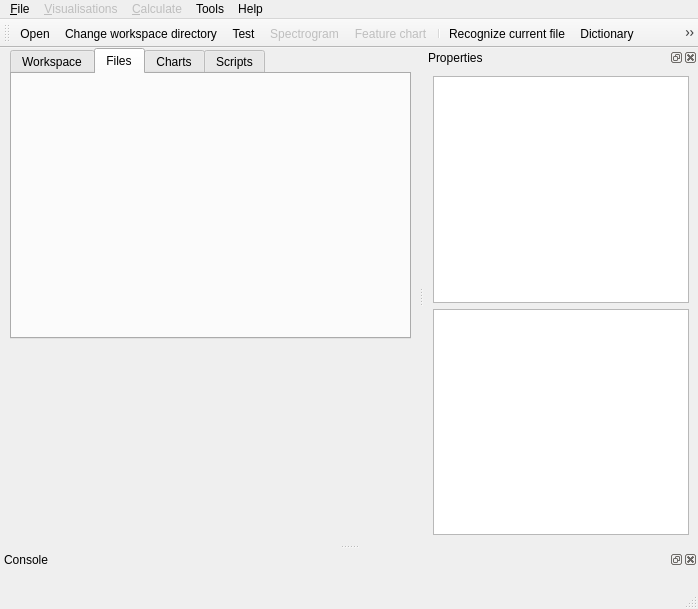
<?xml version="1.0" encoding="UTF-8"?>
<ui version="4.0">
 <class>SimpleBirdClass</class>
 <widget class="QMainWindow" name="SimpleBirdClass">
  <property name="geometry">
   <rect>
    <x>0</x>
    <y>0</y>
    <width>698</width>
    <height>609</height>
   </rect>
  </property>
  <property name="windowTitle">
   <string>SimpleBird</string>
  </property>
  <widget class="QWidget" name="centralwidget">
   <widget class="QTabWidget" name="tabWidget">
    <property name="geometry">
     <rect>
      <x>10</x>
      <y>0</y>
      <width>401</width>
      <height>291</height>
     </rect>
    </property>
    <property name="currentIndex">
     <number>1</number>
    </property>
    <property name="tabsClosable">
     <bool>false</bool>
    </property>
    <widget class="QWidget" name="tabWorkspace">
     <attribute name="icon">
      <iconset resource="icons.qrc">
       <normaloff>:/icons/folder.png</normaloff>:/icons/folder.png</iconset>
     </attribute>
     <attribute name="title">
      <string>Workspace</string>
     </attribute>
    </widget>
    <widget class="QWidget" name="tabFiles">
     <attribute name="icon">
      <iconset resource="icons.qrc">
       <normaloff>:/icons/page.png</normaloff>:/icons/page.png</iconset>
     </attribute>
     <attribute name="title">
      <string>Files</string>
     </attribute>
    </widget>
    <widget class="QWidget" name="tabCharts">
     <attribute name="icon">
      <iconset resource="icons.qrc">
       <normaloff>:/icons/chart.png</normaloff>:/icons/chart.png</iconset>
     </attribute>
     <attribute name="title">
      <string>Charts</string>
     </attribute>
    </widget>
    <widget class="QWidget" name="tabScripts">
     <attribute name="icon">
      <iconset resource="icons.qrc">
       <normaloff>:/icons/script.png</normaloff>:/icons/script.png</iconset>
     </attribute>
     <attribute name="title">
      <string>Scripts</string>
     </attribute>
    </widget>
   </widget>
  </widget>
  <widget class="QMenuBar" name="menubar">
   <property name="geometry">
    <rect>
     <x>0</x>
     <y>0</y>
     <width>698</width>
     <height>21</height>
    </rect>
   </property>
   <widget class="QMenu" name="menu_File">
    <property name="title">
     <string>&amp;File</string>
    </property>
    <addaction name="actionChangeWorkspace"/>
    <addaction name="separator"/>
    <addaction name="actionOpen"/>
    <addaction name="actionTest"/>
    <addaction name="separator"/>
    <addaction name="actionExit"/>
   </widget>
   <widget class="QMenu" name="menu_Visualisations">
    <property name="enabled">
     <bool>false</bool>
    </property>
    <property name="title">
     <string>&amp;Visualisations</string>
    </property>
    <addaction name="actionSpectrogram"/>
    <addaction name="actionFeatureChart"/>
   </widget>
   <widget class="QMenu" name="menu_Calculate">
    <property name="enabled">
     <bool>false</bool>
    </property>
    <property name="title">
     <string>&amp;Calculate</string>
    </property>
    <addaction name="actionCalculateEnergy"/>
    <addaction name="actionCalculatePower"/>
    <addaction name="actionCalculateMFCC"/>
    <addaction name="actionCalculateHFCC"/>
   </widget>
   <widget class="QMenu" name="menuHelp">
    <property name="title">
     <string>Help</string>
    </property>
    <addaction name="actionChangelog"/>
    <addaction name="separator"/>
    <addaction name="actionAbout"/>
    <addaction name="actionAboutQt"/>
   </widget>
   <widget class="QMenu" name="menuTools">
    <property name="title">
     <string>Tools</string>
    </property>
    <addaction name="actionToolbars"/>
    <addaction name="separator"/>
    <addaction name="actionDictionary"/>
    <addaction name="actionPreferences"/>
   </widget>
   <addaction name="menu_File"/>
   <addaction name="menu_Visualisations"/>
   <addaction name="menu_Calculate"/>
   <addaction name="menuTools"/>
   <addaction name="menuHelp"/>
  </widget>
  <widget class="QStatusBar" name="statusbar"/>
  <widget class="QDockWidget" name="dockConsole">
   <property name="windowTitle">
    <string>Console</string>
   </property>
   <attribute name="dockWidgetArea">
    <number>8</number>
   </attribute>
   <widget class="QWidget" name="dockWidgetContents">
    <layout class="QHBoxLayout" name="horizontalLayout">
     <item>
      <widget class="ConsoleWidget" name="consoleWidget" native="true"/>
     </item>
    </layout>
   </widget>
  </widget>
  <widget class="QToolBar" name="toolBar">
   <property name="enabled">
    <bool>true</bool>
   </property>
   <property name="windowTitle">
    <string>Main Toolbar</string>
   </property>
   <attribute name="toolBarArea">
    <enum>TopToolBarArea</enum>
   </attribute>
   <attribute name="toolBarBreak">
    <bool>false</bool>
   </attribute>
   <addaction name="actionOpen"/>
   <addaction name="actionChangeWorkspace"/>
   <addaction name="actionTest"/>
   <addaction name="actionSpectrogram"/>
   <addaction name="actionFeatureChart"/>
   <addaction name="separator"/>
   <addaction name="actionRecognizeCurrentFile"/>
   <addaction name="actionDictionary"/>
   <addaction name="actionPreferences"/>
   <addaction name="separator"/>
   <addaction name="actionExit"/>
  </widget>
  <widget class="QDockWidget" name="dockProperties">
   <property name="minimumSize">
    <size>
     <width>250</width>
     <height>188</height>
    </size>
   </property>
   <property name="allowedAreas">
    <set>Qt::LeftDockWidgetArea|Qt::RightDockWidgetArea</set>
   </property>
   <property name="windowTitle">
    <string>Properties</string>
   </property>
   <attribute name="dockWidgetArea">
    <number>2</number>
   </attribute>
   <widget class="QWidget" name="dockWidgetContents_2">
    <layout class="QGridLayout" name="gridLayout">
     <item row="0" column="0">
      <widget class="WavePropertiesWidget" name="tblWaveProperties"/>
     </item>
     <item row="1" column="0">
      <widget class="ExtractorPropertiesWidget" name="tblExtractorProperties"/>
     </item>
    </layout>
   </widget>
  </widget>
  <action name="actionTest">
   <property name="icon">
    <iconset resource="icons.qrc">
     <normaloff>:/icons/favorite.png</normaloff>:/icons/favorite.png</iconset>
   </property>
   <property name="text">
    <string>Test</string>
   </property>
  </action>
  <action name="actionSpectrogram">
   <property name="enabled">
    <bool>false</bool>
   </property>
   <property name="icon">
    <iconset resource="icons.qrc">
     <normaloff>:/icons/spectrogram.png</normaloff>:/icons/spectrogram.png</iconset>
   </property>
   <property name="text">
    <string>Spectrogram</string>
   </property>
  </action>
  <action name="actionOpen">
   <property name="icon">
    <iconset resource="icons.qrc">
     <normaloff>:/icons/folder.png</normaloff>:/icons/folder.png</iconset>
   </property>
   <property name="text">
    <string>&amp;Open...</string>
   </property>
  </action>
  <action name="actionExit">
   <property name="icon">
    <iconset resource="icons.qrc">
     <normaloff>:/icons/exit.png</normaloff>:/icons/exit.png</iconset>
   </property>
   <property name="text">
    <string>&amp;Exit</string>
   </property>
  </action>
  <action name="actionCalculateMFCC">
   <property name="icon">
    <iconset resource="icons.qrc">
     <normaloff>:/icons/calculator.png</normaloff>:/icons/calculator.png</iconset>
   </property>
   <property name="text">
    <string>MFCC</string>
   </property>
  </action>
  <action name="actionChangelog">
   <property name="icon">
    <iconset resource="icons.qrc">
     <normaloff>:/icons/info.png</normaloff>:/icons/info.png</iconset>
   </property>
   <property name="text">
    <string>Changelog</string>
   </property>
  </action>
  <action name="actionAbout">
   <property name="icon">
    <iconset resource="icons.qrc">
     <normaloff>:/icons/help.png</normaloff>:/icons/help.png</iconset>
   </property>
   <property name="text">
    <string>About</string>
   </property>
  </action>
  <action name="actionAboutQt">
   <property name="text">
    <string>About Qt</string>
   </property>
   <property name="toolTip">
    <string>About Qt</string>
   </property>
  </action>
  <action name="actionPreferences">
   <property name="icon">
    <iconset resource="icons.qrc">
     <normaloff>:/icons/process.png</normaloff>:/icons/process.png</iconset>
   </property>
   <property name="text">
    <string>Preferences</string>
   </property>
   <property name="toolTip">
    <string>Preferences</string>
   </property>
  </action>
  <action name="actionCalculateEnergy">
   <property name="icon">
    <iconset resource="icons.qrc">
     <normaloff>:/icons/calculator.png</normaloff>:/icons/calculator.png</iconset>
   </property>
   <property name="text">
    <string>Energy</string>
   </property>
  </action>
  <action name="actionCalculatePower">
   <property name="icon">
    <iconset resource="icons.qrc">
     <normaloff>:/icons/calculator.png</normaloff>:/icons/calculator.png</iconset>
   </property>
   <property name="text">
    <string>Power</string>
   </property>
  </action>
  <action name="actionToolbars">
   <property name="text">
    <string>Toolbars</string>
   </property>
  </action>
  <action name="actionFeatureChart">
   <property name="enabled">
    <bool>false</bool>
   </property>
   <property name="icon">
    <iconset resource="icons.qrc">
     <normaloff>:/icons/feature_chart.png</normaloff>:/icons/feature_chart.png</iconset>
   </property>
   <property name="text">
    <string>Feature chart</string>
   </property>
  </action>
  <action name="actionChangeWorkspace">
   <property name="icon">
    <iconset resource="icons.qrc">
     <normaloff>:/icons/folder_add.png</normaloff>:/icons/folder_add.png</iconset>
   </property>
   <property name="text">
    <string>Change workspace directory</string>
   </property>
  </action>
  <action name="actionDictionary">
   <property name="icon">
    <iconset resource="icons.qrc">
     <normaloff>:/icons/database.png</normaloff>:/icons/database.png</iconset>
   </property>
   <property name="text">
    <string>Dictionary...</string>
   </property>
  </action>
  <action name="actionRecognizeCurrentFile">
   <property name="icon">
    <iconset resource="icons.qrc">
     <normaloff>:/icons/search.png</normaloff>:/icons/search.png</iconset>
   </property>
   <property name="text">
    <string>Recognize current file</string>
   </property>
  </action>
  <action name="actionCalculateHFCC">
   <property name="icon">
    <iconset resource="icons.qrc">
     <normaloff>:/icons/calculator.png</normaloff>:/icons/calculator.png</iconset>
   </property>
   <property name="text">
    <string>HFCC</string>
   </property>
   <property name="toolTip">
    <string>HFCC</string>
   </property>
  </action>
 </widget>
 <customwidgets>
  <customwidget>
   <class>ConsoleWidget</class>
   <extends>QWidget</extends>
   <header>widgets/console/ConsoleWidget.h</header>
   <container>1</container>
  </customwidget>
  <customwidget>
   <class>WavePropertiesWidget</class>
   <extends>QTableWidget</extends>
   <header>widgets/WavePropertiesWidget.h</header>
  </customwidget>
  <customwidget>
   <class>ExtractorPropertiesWidget</class>
   <extends>QTableWidget</extends>
   <header>widgets/ExtractorPropertiesWidget.h</header>
  </customwidget>
 </customwidgets>
 <resources>
  <include location="icons.qrc"/>
 </resources>
 <connections/>
</ui>
